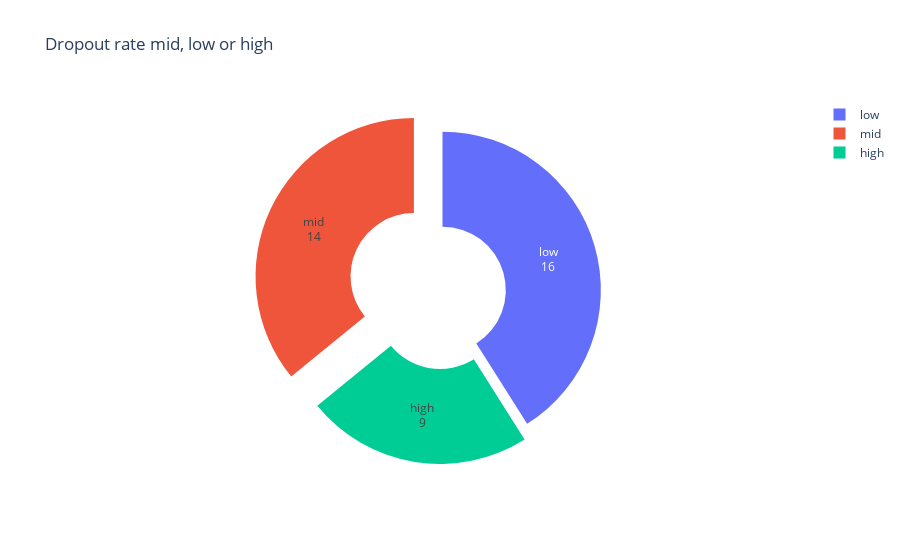

Source (notebook cell):
### Code cell
x = new_data['Target'].value_counts().index
y = new_data['Target'].value_counts().values

df = pd.DataFrame({
    'Target': x,
    'Count_T' : y
})

fig = px.pie(df,
             names ='Target', 
             values ='Count_T',
            title='Dropout rate mid, low or high')

fig.update_traces(labels=['low','mid','high'], hole=0.4,textinfo='value+label', pull=[0,0.2,0.1])
fig.show()

### Figure 1 — Plotly figure (JSON) as saved in the notebook; plotly's stock layout.template omitted (floating-point values rounded to 4 significant figures)
{"data": [{"domain": {"x": [0, 1], "y": [0, 1]}, "hole": 0.4, "hovertemplate": "Target=%{label}<br>Count_T=%{value}<extra></extra>", "labels": ["low", "mid", "high"], "legendgroup": "", "name": "", "pull": [0, 0.2, 0.1], "showlegend": true, "textinfo": "value+label", "type": "pie", "values": [16, 14, 9]}], "layout": {"legend": {"tracegroupgap": 0}, "title": {"text": "Dropout rate mid, low or high"}}}
